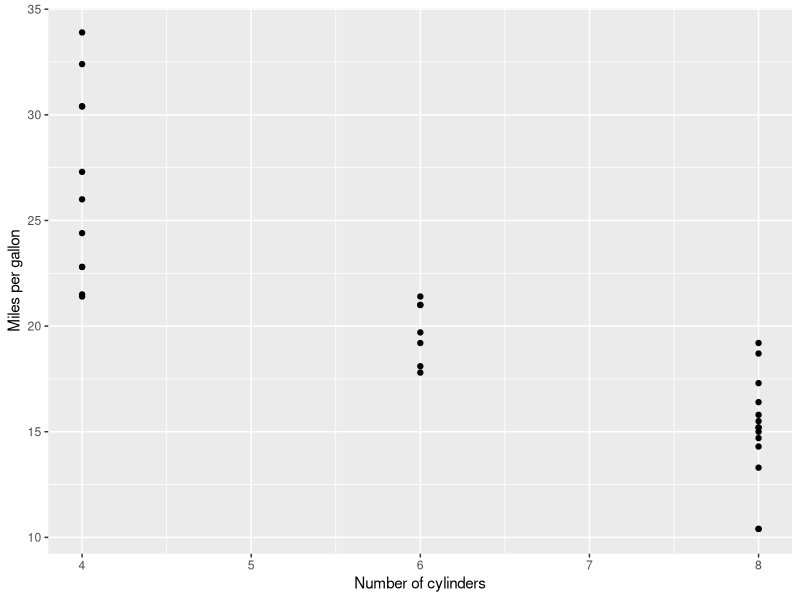

This chart was generated by the following R code:
## ---- chunk 1
library(ggplot2)
ggplot(mtcars, aes(x=cyl, y= mpg)) +
  geom_point() +
  labs(x= "Number of cylinders", y = "Miles per gallon")
## ---- chunk 2
head(mtcars)
